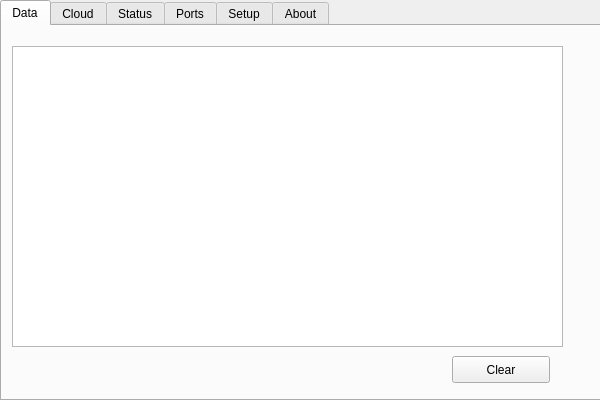
<?xml version="1.0" encoding="UTF-8"?>
<ui version="4.0">
 <class>MT500</class>
 <widget class="QMainWindow" name="MT500">
  <property name="geometry">
   <rect>
    <x>0</x>
    <y>0</y>
    <width>600</width>
    <height>400</height>
   </rect>
  </property>
  <property name="windowTitle">
   <string>MT500</string>
  </property>
  <widget class="QWidget" name="centralWidget">
   <widget class="QTabWidget" name="tabWidget">
    <property name="geometry">
     <rect>
      <x>0</x>
      <y>0</y>
      <width>641</width>
      <height>401</height>
     </rect>
    </property>
    <property name="currentIndex">
     <number>0</number>
    </property>
    <widget class="QWidget" name="DataTab">
     <attribute name="title">
      <string>Data</string>
     </attribute>
     <widget class="QTextBrowser" name="DataBrowser">
      <property name="geometry">
       <rect>
        <x>10</x>
        <y>20</y>
        <width>551</width>
        <height>301</height>
       </rect>
      </property>
     </widget>
     <widget class="QPushButton" name="clrButton">
      <property name="geometry">
       <rect>
        <x>450</x>
        <y>330</y>
        <width>98</width>
        <height>27</height>
       </rect>
      </property>
      <property name="text">
       <string>Clear</string>
      </property>
     </widget>
    </widget>
    <widget class="QWidget" name="tab">
     <attribute name="title">
      <string>Cloud</string>
     </attribute>
     <widget class="QTextBrowser" name="CloudBrowser">
      <property name="geometry">
       <rect>
        <x>10</x>
        <y>20</y>
        <width>551</width>
        <height>301</height>
       </rect>
      </property>
     </widget>
    </widget>
    <widget class="QWidget" name="StatusTab">
     <attribute name="title">
      <string>Status</string>
     </attribute>
     <widget class="QWidget" name="verticalLayoutWidget">
      <property name="geometry">
       <rect>
        <x>20</x>
        <y>20</y>
        <width>551</width>
        <height>141</height>
       </rect>
      </property>
      <layout class="QVBoxLayout" name="verticalLayout">
       <item>
        <widget class="QLabel" name="gidLabel">
         <property name="text">
          <string>Locality GID:</string>
         </property>
        </widget>
       </item>
       <item>
        <widget class="QLabel" name="inCOMLabel">
         <property name="text">
          <string>Incoming COM Port:</string>
         </property>
        </widget>
       </item>
       <item>
        <widget class="QLabel" name="outCOMLabel">
         <property name="text">
          <string>Outgoing COM Port:</string>
         </property>
        </widget>
       </item>
       <item>
        <widget class="QLabel" name="rxLabel">
         <property name="text">
          <string>Messages Received:</string>
         </property>
        </widget>
       </item>
      </layout>
     </widget>
     <widget class="QFrame" name="frame_4">
      <property name="geometry">
       <rect>
        <x>10</x>
        <y>10</y>
        <width>571</width>
        <height>231</height>
       </rect>
      </property>
      <property name="frameShape">
       <enum>QFrame::StyledPanel</enum>
      </property>
      <property name="frameShadow">
       <enum>QFrame::Raised</enum>
      </property>
      <widget class="QPushButton" name="reconfigureButton">
       <property name="geometry">
        <rect>
         <x>10</x>
         <y>190</y>
         <width>161</width>
         <height>27</height>
        </rect>
       </property>
       <property name="text">
        <string>Update Configuration</string>
       </property>
      </widget>
      <widget class="QLabel" name="updateLbl">
       <property name="geometry">
        <rect>
         <x>470</x>
         <y>163</y>
         <width>71</width>
         <height>20</height>
        </rect>
       </property>
       <property name="text">
        <string/>
       </property>
      </widget>
      <widget class="QLabel" name="label_15">
       <property name="geometry">
        <rect>
         <x>10</x>
         <y>160</y>
         <width>91</width>
         <height>17</height>
        </rect>
       </property>
       <property name="text">
        <string>Run Mode:</string>
       </property>
      </widget>
      <widget class="QComboBox" name="runModeComboBox">
       <property name="geometry">
        <rect>
         <x>90</x>
         <y>155</y>
         <width>78</width>
         <height>27</height>
        </rect>
       </property>
       <item>
        <property name="text">
         <string>Debug</string>
        </property>
       </item>
       <item>
        <property name="text">
         <string>Normal</string>
        </property>
       </item>
      </widget>
     </widget>
     <zorder>frame_4</zorder>
     <zorder>verticalLayoutWidget</zorder>
    </widget>
    <widget class="QWidget" name="PortsTab">
     <attribute name="title">
      <string>Ports</string>
     </attribute>
     <widget class="QTableWidget" name="ipTable">
      <property name="geometry">
       <rect>
        <x>20</x>
        <y>20</y>
        <width>431</width>
        <height>211</height>
       </rect>
      </property>
      <property name="minimumSize">
       <size>
        <width>411</width>
        <height>0</height>
       </size>
      </property>
      <row>
       <property name="text">
        <string>Destination 1</string>
       </property>
      </row>
      <row>
       <property name="text">
        <string>Destination 2</string>
       </property>
      </row>
      <row>
       <property name="text">
        <string>Destination 3</string>
       </property>
      </row>
      <row>
       <property name="text">
        <string>Destination 4</string>
       </property>
      </row>
      <row>
       <property name="text">
        <string>Destination 5</string>
       </property>
      </row>
      <row>
       <property name="text">
        <string>Destination 6</string>
       </property>
      </row>
      <column>
       <property name="text">
        <string>IP Address</string>
       </property>
      </column>
      <column>
       <property name="text">
        <string>Port</string>
       </property>
      </column>
      <column>
       <property name="text">
        <string>Data Type</string>
       </property>
      </column>
     </widget>
    </widget>
    <widget class="QWidget" name="SetupTab">
     <attribute name="title">
      <string>Setup</string>
     </attribute>
     <widget class="QLabel" name="label_8">
      <property name="geometry">
       <rect>
        <x>20</x>
        <y>20</y>
        <width>101</width>
        <height>17</height>
       </rect>
      </property>
      <property name="font">
       <font>
        <weight>75</weight>
        <bold>true</bold>
       </font>
      </property>
      <property name="text">
       <string>Add a Port</string>
      </property>
     </widget>
     <widget class="QWidget" name="horizontalLayoutWidget">
      <property name="geometry">
       <rect>
        <x>20</x>
        <y>40</y>
        <width>561</width>
        <height>31</height>
       </rect>
      </property>
      <layout class="QHBoxLayout" name="horizontalLayout">
       <item>
        <widget class="QLabel" name="label_9">
         <property name="text">
          <string>IP Address:</string>
         </property>
        </widget>
       </item>
       <item>
        <widget class="QLineEdit" name="ipLineEdit">
         <property name="minimumSize">
          <size>
           <width>120</width>
           <height>0</height>
          </size>
         </property>
         <property name="maximumSize">
          <size>
           <width>120</width>
           <height>16777215</height>
          </size>
         </property>
        </widget>
       </item>
       <item>
        <widget class="QLabel" name="label_10">
         <property name="text">
          <string>Port:</string>
         </property>
        </widget>
       </item>
       <item>
        <widget class="QLineEdit" name="portLineEdit">
         <property name="maximumSize">
          <size>
           <width>60</width>
           <height>16777215</height>
          </size>
         </property>
        </widget>
       </item>
       <item>
        <widget class="QLabel" name="label_11">
         <property name="text">
          <string>Data Type:</string>
         </property>
        </widget>
       </item>
       <item>
        <widget class="QComboBox" name="dataSelect">
         <property name="minimumSize">
          <size>
           <width>125</width>
           <height>0</height>
          </size>
         </property>
         <item>
          <property name="text">
           <string>Raw</string>
          </property>
         </item>
         <item>
          <property name="text">
           <string>Processed</string>
          </property>
         </item>
         <item>
          <property name="text">
           <string>Base Station</string>
          </property>
         </item>
        </widget>
       </item>
      </layout>
     </widget>
     <widget class="QFrame" name="frame">
      <property name="geometry">
       <rect>
        <x>10</x>
        <y>10</y>
        <width>581</width>
        <height>111</height>
       </rect>
      </property>
      <property name="frameShape">
       <enum>QFrame::StyledPanel</enum>
      </property>
      <property name="frameShadow">
       <enum>QFrame::Raised</enum>
      </property>
      <widget class="QPushButton" name="addButton">
       <property name="geometry">
        <rect>
         <x>460</x>
         <y>70</y>
         <width>98</width>
         <height>27</height>
        </rect>
       </property>
       <property name="text">
        <string>Add</string>
       </property>
      </widget>
      <widget class="QLabel" name="addLabel">
       <property name="geometry">
        <rect>
         <x>10</x>
         <y>70</y>
         <width>111</width>
         <height>17</height>
        </rect>
       </property>
       <property name="text">
        <string/>
       </property>
      </widget>
     </widget>
     <widget class="QFrame" name="frame_2">
      <property name="geometry">
       <rect>
        <x>10</x>
        <y>130</y>
        <width>581</width>
        <height>91</height>
       </rect>
      </property>
      <property name="frameShape">
       <enum>QFrame::StyledPanel</enum>
      </property>
      <property name="frameShadow">
       <enum>QFrame::Raised</enum>
      </property>
      <widget class="QLabel" name="addLabel_2">
       <property name="geometry">
        <rect>
         <x>10</x>
         <y>70</y>
         <width>111</width>
         <height>17</height>
        </rect>
       </property>
       <property name="text">
        <string/>
       </property>
      </widget>
      <widget class="QLabel" name="label_12">
       <property name="geometry">
        <rect>
         <x>10</x>
         <y>10</y>
         <width>101</width>
         <height>17</height>
        </rect>
       </property>
       <property name="font">
        <font>
         <weight>75</weight>
         <bold>true</bold>
        </font>
       </property>
       <property name="text">
        <string>Delete a Port</string>
       </property>
      </widget>
      <widget class="QWidget" name="horizontalLayoutWidget_2">
       <property name="geometry">
        <rect>
         <x>10</x>
         <y>30</y>
         <width>391</width>
         <height>41</height>
        </rect>
       </property>
       <layout class="QHBoxLayout" name="horizontalLayout_2">
        <item>
         <widget class="QLabel" name="label_13">
          <property name="text">
           <string>IP Address:</string>
          </property>
         </widget>
        </item>
        <item>
         <widget class="QComboBox" name="delSelect">
          <property name="minimumSize">
           <size>
            <width>125</width>
            <height>0</height>
           </size>
          </property>
         </widget>
        </item>
        <item>
         <widget class="QPushButton" name="delButton">
          <property name="text">
           <string>Delete</string>
          </property>
         </widget>
        </item>
        <item>
         <widget class="QLabel" name="delLabel">
          <property name="text">
           <string/>
          </property>
         </widget>
        </item>
       </layout>
      </widget>
     </widget>
     <widget class="QFrame" name="frame_3">
      <property name="geometry">
       <rect>
        <x>10</x>
        <y>230</y>
        <width>581</width>
        <height>131</height>
       </rect>
      </property>
      <property name="frameShape">
       <enum>QFrame::StyledPanel</enum>
      </property>
      <property name="frameShadow">
       <enum>QFrame::Raised</enum>
      </property>
      <widget class="QLabel" name="label_14">
       <property name="geometry">
        <rect>
         <x>10</x>
         <y>10</y>
         <width>121</width>
         <height>17</height>
        </rect>
       </property>
       <property name="font">
        <font>
         <weight>75</weight>
         <bold>true</bold>
        </font>
       </property>
       <property name="text">
        <string>Test Connection</string>
       </property>
      </widget>
      <widget class="QTextBrowser" name="testBrowser">
       <property name="geometry">
        <rect>
         <x>10</x>
         <y>40</y>
         <width>561</width>
         <height>81</height>
        </rect>
       </property>
      </widget>
      <widget class="QPushButton" name="testButton">
       <property name="geometry">
        <rect>
         <x>460</x>
         <y>10</y>
         <width>86</width>
         <height>27</height>
        </rect>
       </property>
       <property name="text">
        <string>Test</string>
       </property>
      </widget>
     </widget>
     <zorder>frame_2</zorder>
     <zorder>frame</zorder>
     <zorder>label_8</zorder>
     <zorder>horizontalLayoutWidget</zorder>
     <zorder>frame_3</zorder>
    </widget>
    <widget class="QWidget" name="AboutTab">
     <attribute name="title">
      <string>About</string>
     </attribute>
     <widget class="QLabel" name="label">
      <property name="geometry">
       <rect>
        <x>15</x>
        <y>30</y>
        <width>551</width>
        <height>31</height>
       </rect>
      </property>
      <property name="font">
       <font>
        <pointsize>17</pointsize>
       </font>
      </property>
      <property name="text">
       <string>MT500 is a product of MT Products Division of</string>
      </property>
     </widget>
     <widget class="QLabel" name="label_2">
      <property name="geometry">
       <rect>
        <x>15</x>
        <y>60</y>
        <width>551</width>
        <height>31</height>
       </rect>
      </property>
      <property name="font">
       <font>
        <pointsize>17</pointsize>
       </font>
      </property>
      <property name="text">
       <string>MapTech, Inc. All Rights Reserved.</string>
      </property>
     </widget>
     <widget class="QLabel" name="label_3">
      <property name="geometry">
       <rect>
        <x>15</x>
        <y>120</y>
        <width>161</width>
        <height>31</height>
       </rect>
      </property>
      <property name="font">
       <font>
        <pointsize>17</pointsize>
       </font>
      </property>
      <property name="text">
       <string>MapTech, Inc.</string>
      </property>
     </widget>
     <widget class="QLabel" name="label_4">
      <property name="geometry">
       <rect>
        <x>15</x>
        <y>150</y>
        <width>171</width>
        <height>31</height>
       </rect>
      </property>
      <property name="font">
       <font>
        <pointsize>17</pointsize>
       </font>
      </property>
      <property name="text">
       <string>3154 State St.</string>
      </property>
     </widget>
     <widget class="QLabel" name="label_5">
      <property name="geometry">
       <rect>
        <x>15</x>
        <y>180</y>
        <width>251</width>
        <height>31</height>
       </rect>
      </property>
      <property name="font">
       <font>
        <pointsize>17</pointsize>
       </font>
      </property>
      <property name="text">
       <string>Blacksburg, VA 24060</string>
      </property>
     </widget>
     <widget class="QLabel" name="label_6">
      <property name="geometry">
       <rect>
        <x>15</x>
        <y>210</y>
        <width>161</width>
        <height>31</height>
       </rect>
      </property>
      <property name="font">
       <font>
        <pointsize>17</pointsize>
       </font>
      </property>
      <property name="text">
       <string>540-961-7864</string>
      </property>
     </widget>
     <widget class="QLabel" name="label_7">
      <property name="geometry">
       <rect>
        <x>15</x>
        <y>240</y>
        <width>261</width>
        <height>31</height>
       </rect>
      </property>
      <property name="font">
       <font>
        <pointsize>17</pointsize>
       </font>
      </property>
      <property name="text">
       <string>www.maptech-inc.com</string>
      </property>
     </widget>
     <widget class="QLabel" name="versionLbl">
      <property name="geometry">
       <rect>
        <x>15</x>
        <y>290</y>
        <width>351</width>
        <height>31</height>
       </rect>
      </property>
      <property name="font">
       <font>
        <pointsize>17</pointsize>
       </font>
      </property>
      <property name="text">
       <string>Program Version: V.007</string>
      </property>
     </widget>
    </widget>
   </widget>
  </widget>
 </widget>
 <layoutdefault spacing="6" margin="11"/>
 <resources/>
 <connections/>
</ui>
